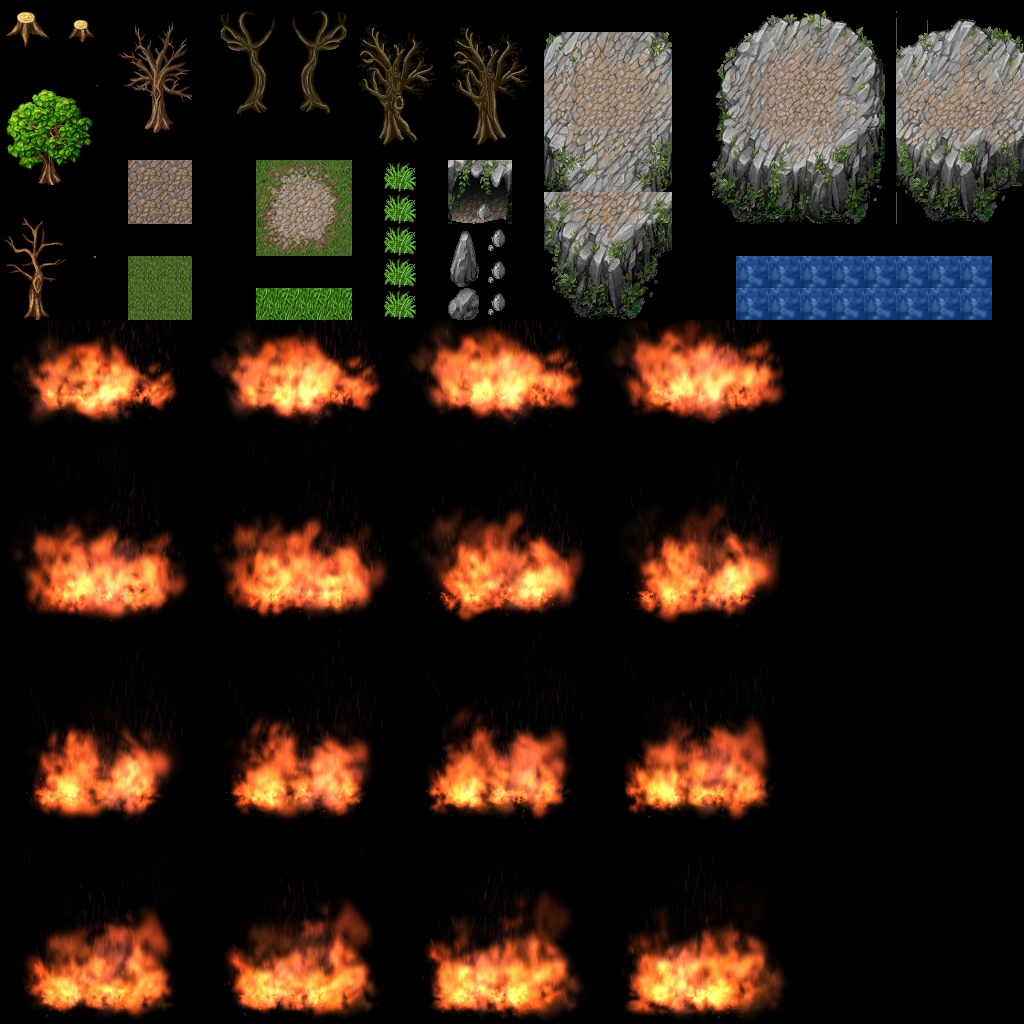

A 2D game scene composited from a Tiled map and its tileset images. What follows is a short description and the map's XML, with each tile layer's data collapsed to a summary:
An orthogonal 32x32 tile map with 32x32 px tiles, 1 tile layer (Capa de patrones 1).

<map version="1.0" orientation="orthogonal" renderorder="right-down" width="32" height="32" tilewidth="32" tileheight="32" nextobjectid="1">
 <tileset firstgid="1" name="oj" tilewidth="32" tileheight="32" tilecount="4096" columns="64">
  <image source="oj.png" width="2048" height="2048" />
 </tileset>
 <layer name="Capa de patrones 1" width="32" height="32">
  <data>[1024 cells, 807 non-empty, 778 distinct tile ids]</data>
 </layer>
</map>
